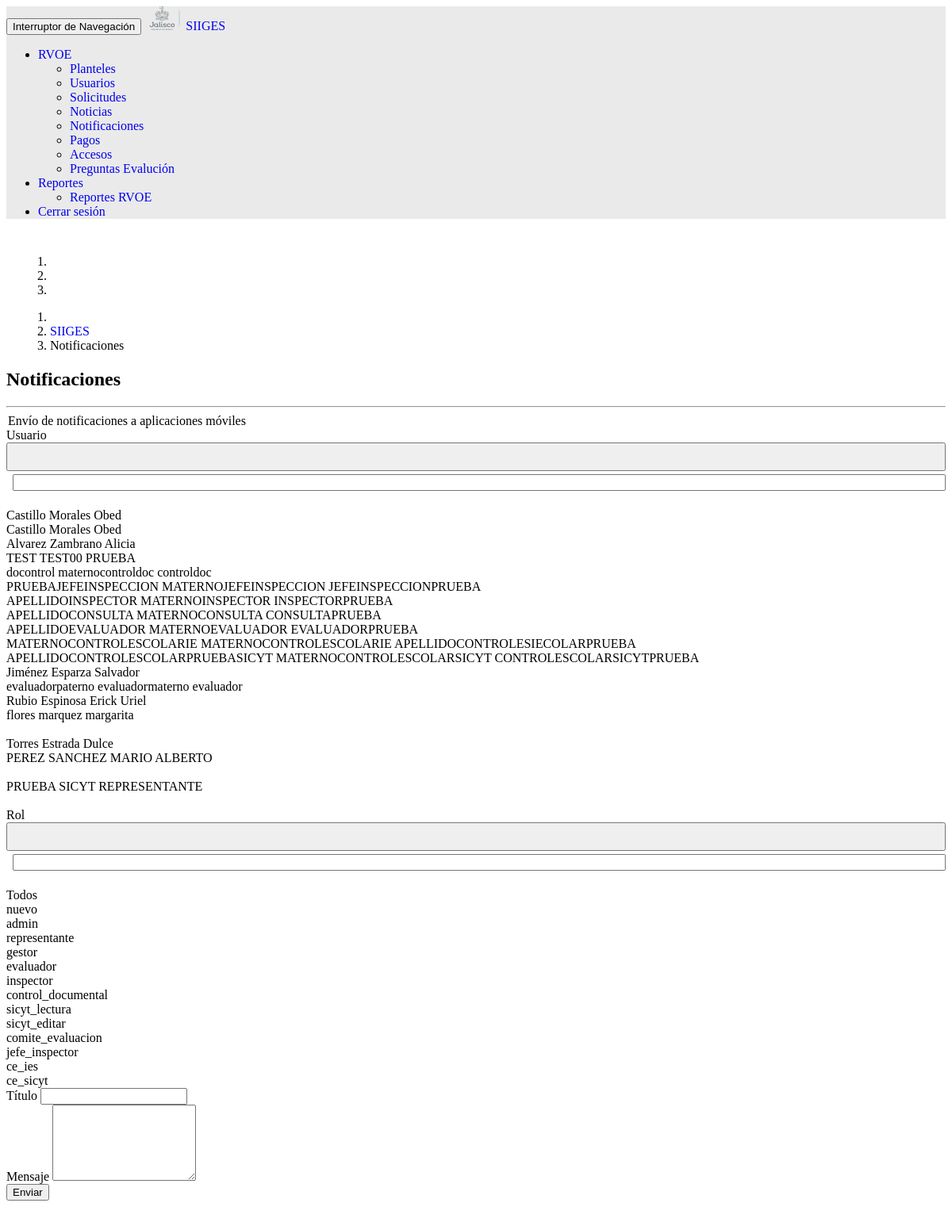
Screenshot of /views/notificaciones.php (signed in) with the database file from the repository.
### tables this page shows
CREATE TABLE `personas` (
  `id` int(11) NOT NULL,
  `domicilio_id` int(11) DEFAULT NULL,
  `nombre` varchar(255) NOT NULL,
  `apellido_paterno` varchar(255) NOT NULL,
  `apellido_materno` varchar(255) DEFAULT NULL,
  `fecha_nacimiento` date DEFAULT NULL,
  `sexo` varchar(255) DEFAULT NULL,
  `nacionalidad` varchar(255) DEFAULT NULL,
  `correo` varchar(255) DEFAULT NULL,
  `telefono` varchar(255) DEFAULT NULL,
  `celular` varchar(255) DEFAULT NULL,
  `curp` varchar(255) DEFAULT NULL,
  `rfc` varchar(255) DEFAULT NULL,
  `ine` varchar(255) DEFAULT NULL,
  `titulo_cargo` varchar(255) DEFAULT NULL,
  `fotografia` varchar(255) DEFAULT NULL,
  `created_at` timestamp NULL DEFAULT NULL,
  `updated_at` timestamp NULL DEFAULT NULL,
  `deleted_at` timestamp NULL DEFAULT NULL
);

CREATE TABLE `roles` (
  `id` int(11) NOT NULL,
  `nombre` varchar(255) NOT NULL,
  `descripcion` varchar(255) DEFAULT NULL,
  `created_at` timestamp NULL DEFAULT NULL,
  `updated_at` timestamp NULL DEFAULT NULL,
  `deleted_at` timestamp NULL DEFAULT NULL
);

### models/base-general.php (called while the page is built, shortened)
<?php
  class General
  {
    public function __construct( )
    {
      $this->mysqli = new mysqli( DB_HOST, DB_USER, DB_PASS, DB_NAME );
    }
  }
?>

### models/base-catalogo.php (called while the page is built, shortened)
<?php
  class Catalogo extends Registro
  {
    public function consultarTodosCatalogo( $tabla )
    {
			$sql = "select * from $tabla where deleted_at is null order by id";
			$res = $this->mysqli->query( $sql );
      $max = $res->num_rows;
			$resultado = array( );
      for( $i=0; $i<$max; $i++ )
      {
				$res->data_seek( $i );
				foreach( $res->fetch_fields( ) as $valor )
				{
					$resultado[$i]["{$valor->name}"] = $this->{$valor->name};
        }
      }
			return array(
			"status"=>"200",
			"message"=>"OK",
			"data"=>$resultado );
    }
		public function consultarIdCatalogo( $tabla )
    {
			$sql = "select * from  $tabla where id='$this->id'";
			$res = $this->mysqli->query( $sql );
      $max = $res->num_rows;
			$this->id = null;
			$resultado = array( );
      if( $max>0 )
      {
				$res->data_seek( 0 );
				foreach( $res->fetch_fields( ) as $valor )
				{
					$resultado["{$valor->name}"] = $this->{$valor->name};
        }
				$resultado = array(
				"status"=>"200",
				"message"=>"OK",
				"data"=>$resultado );
      }
			else
			{
        $resultado = array(
				"status"=>"404",
				"message"=>"No existe el id.",
				"data"=>"" );
      }
			return $resultado;
    }
  }
?>

### models/modelo-usuario.php (called while the page is built, shortened)
<?php
  require_once "base-catalogo.php";
  require_once "modelo-persona.php";
  require_once "modelo-rol.php";
  class Usuario extends Catalogo
  {
    public function consultarTodos( )
    {
      $resultado = parent::consultarTodosCatalogo( TABLA_USUARIOS );
			if( $resultado["status"]!="404" )
			{
				foreach( $resultado["data"] as $clave=>$usuario )
				{
					if(	$usuario["persona_id"] )
					{
						$persona = new Persona( );
						$persona->setAttributes( ["id"=>$usuario["persona_id"]] );
						$resultadoPersona = $persona->consultarId( );
						$resultado["data"][$clave]["persona"] = $resultadoPersona["data"];
					}
					if( $usuario["rol_id"] )
					{
						$rol = new Rol( );
						$rol->setAttributes( ["id"=>$usuario["rol_id"]] );
						$resultadoRol = $rol->consultarId( );
						$resultado["data"][$clave]["rol"] = $resultadoRol["data"];
					}
				}
			}
			return $resultado;
    }
  }
?>

### models/modelo-persona.php (called while the page is built, shortened)
<?php
  require_once "base-catalogo.php";
  class Persona extends Catalogo
  {
		public function consultarId( )
    {
      $resultado = parent::consultarIdCatalogo( TABLA_PERSONAS );
			return $resultado;
    }
  }
?>

### models/modelo-rol.php (called while the page is built, shortened)
<?php
  require_once "base-catalogo.php";
  class Rol extends Catalogo
  {
    public function consultarTodos( )
    {
      $resultado = parent::consultarTodosCatalogo( TABLA_ROLES );
			return $resultado;
    }
		public function consultarId( )
    {
      $resultado = parent::consultarIdCatalogo( TABLA_ROLES );
			return $resultado;
    }
  }
?>

### views/notificaciones.php (the view, shortened to what this page needs)
<?php
	require_once "../models/modelo-usuario.php";
	require_once "../models/modelo-persona.php";
	require_once "../models/modelo-rol.php";
?>
<!DOCTYPE html>
<html>
<head>
	<link href="https://framework-gb.cdn.gob.mx/assets/styles/main.css" rel="stylesheet">
	<link rel="stylesheet" type="text/css" href="https://cdn.datatables.net/1.10.19/css/jquery.dataTables.css">
	<link rel="stylesheet" type="text/css" href="../css/bootstrap-select.min.css">
	<link rel="stylesheet" href="https://code.jquery.com/ui/1.12.1/themes/base/jquery-ui.css">
	<link rel="stylesheet" type="text/css" href="../css/estilos.css">
</head>
<body>
	<?php require_once "menu.php"; ?>
	<div class="container">
		<section class="main row margin-section-formularios">
			<div class="row" style="padding-left: 15px; padding-right: 15px;">
				<div class="col-sm-12 col-md-12 col-lg-12">
					<ol class="breadcrumb pull-right">
						<li><i class="icon icon-user"></i></li>
						<li><?php echo $_SESSION["nombre_rol"]; ?></li>
						<li class="active"><?php echo $_SESSION["nombre"]." ".$_SESSION["apellido_paterno"]." ".$_SESSION["apellido_materno"]; ?></li>
					</ol>
					<ol class="breadcrumb pull-left">
						<li><i class="icon icon-home"></i></li>
						<li><a href="home.php">SIIGES</a></li>
						<li class="active">Notificaciones</li>
					</ol>
				</div>
			</div>
			<form name="form1" method="post" action="../controllers/control-usuario.php">
			<div class="col-sm-12 col-md-12 col-lg-12">
				<h2 id="txtNombre">Notificaciones</h2>
				<hr class="red">
				<div class="row">
          <div class="col-sm-12">
						<legend>Env&iacute;o de notificaciones a aplicaciones m&oacute;viles</legend>
					</div>
				</div>
				<div class="row">
          <div class="col-sm-8">
            <div class="form-group">
							<label class="txt-label1" for="usuario_id">Usuario</label>
							<select id="usuario_id" name="usuario_id" class="selectpicker" data-live-search="true" data-width="100%" data-size="8">
								<?php
									$usuario = new Usuario( );
									$usuario->setAttributes( array( ) );
									$resultadoUsuario = $usuario->consultarTodos( );
									$max = count( $resultadoUsuario["data"] );
									for( $i=1; $i<$max; $i++ )
									{
										$parametros["id"] = $resultadoUsuario["data"][$i]["persona_id"];
										$persona = new Persona( );
										$persona->setAttributes( $parametros );
										$resultadoPersona = $persona->consultarId( );
										echo "<option value='".$resultadoUsuario["data"][$i]["id"]."'>".$resultadoPersona["data"]["apellido_paterno"]." ".$resultadoPersona["data"]["apellido_materno"]." ".$resultadoPersona["data"]["nombre"]."</option>";
									}
								?>
							</select>
						</div>
          </div>
        </div>
				<div class="row">
          <div class="col-sm-8">
            <div class="form-group">
							<label class="txt-label1" for="rol_id">Rol</label>
							<select id="rol_id" name="rol_id" class="selectpicker" data-live-search="true" data-width="100%" data-size="8">
								<option value="-1">Todos</option>
								<?php
									$rol = new Rol( );
									$rol->setAttributes( array( ) );
									$resultadoRol = $rol->consultarTodos( );
									$max = count( $resultadoRol["data"] );
									for( $i=0; $i<$max; $i++ )
									{
										echo "<option value='".$resultadoRol["data"][$i]["id"]."'>".$resultadoRol["data"][$i]["nombre"]."</option>";
									}
								?>
							</select>
						</div>
          </div>
        </div>
				<div class="row">
          <div class="col-sm-12">
            <div class="form-group">
							<label class="control-label" for="titulo">T&iacute;tulo</label>
							<input type="text" id="titulo" name="titulo" value="<?php if(isset($resultadoNoticia)){echo $resultadoNoticia["data"]["titulo"];} ?>" maxlength="255" class="form-control" required />
						</div>
          </div>
        </div>
				<div class="row">
          <div class="col-sm-12">
            <div class="form-group">
							<label class="control-label" for="mensaje">Mensaje</label>
							<textarea id="mensaje" name="mensaje" rows="6" class="form-control" required><?php if(isset($resultadoNoticia)){echo $resultadoNoticia["data"]["descripcion"]; }?></textarea>
						</div>
          </div>
        </div>
				<div class="row">
          <div class="col-sm-12">
            <div class="form-group">
							<input type="submit" id="submit" name="submit" value="Enviar" class="btn btn-primary" />
						</div>
          </div>
        </div>
			</div>
			</form>
		</section>
	</div>
</body>
</html>

### views/menu.php (shortened to what this page needs)
<?php
require_once "../models/modelo-rol.php";
?>
<header>
    <div class="container">
        <nav class="navbar navbar-inverse sub-navbar navbar-fixed-top">
            <div class="container">
                <div class="navbar-header">
                    <button type="button" class="navbar-toggle collapsed" data-toggle="collapse" data-target="#subenlaces">
                        <span class="sr-only">Interruptor de Navegación</span>
                    </button>
                    <a id="navImgJalisco" class="navbar-brand" href="home.php"><img src="../images/jalisco-logo.png" height="30"></a>
                    <a id="navLetrasSiiga" class="navbar-brand" href="home.php">SIIGES</a>
                </div>
                <div class="collapse navbar-collapse" id="subenlaces">
                    <ul class="nav navbar-nav navbar-right">
                        <?php if(Rol::ROL_ADMIN == $_SESSION["rol_id"] ): ?>
				        <li class="dropdown">
				            <a href="#" class="dropdown-toggle" data-toggle="dropdown" role="button" aria-expanded="false"><span class="glyphicon glyphicon-cog"></span>RVOE<span class="caret"></span></a>
				            <ul class="dropdown-menu" role="menu">
				    	        <li><a href="planteles.php">Planteles</a></li>
				    	        <li><a href="usuarios.php">Usuarios</a></li>
				    	        <li><a href="solicitudes.php">Solicitudes</a></li>
				    	        <li><a href="noticias.php">Noticias</a></li>
				    	        <li><a href="notificaciones.php">Notificaciones</a></li>
				    	        <li><a href="alta-pagos.php">Pagos</a></li>
				    	        <li><a href="alta-modulos-roles.php">Accesos</a></li>
                      <li><a href="preguntas_evaluacion.php">Preguntas Evalución</a></li>
				            </ul>
				        </li>
                        <li class="dropdown">
				            <a href="#" class="dropdown-toggle" data-toggle="dropdown" role="button" aria-expanded="false"><span class="glyphicon-status"></span>Reportes<span class="caret"></span></a>
				            <ul class="dropdown-menu" role="menu">
				    	        <li><a href="reportes-rvoe.php">Reportes RVOE</a></li>
				            </ul>
				        </li>
                        <?php endif;?>
                        <li><a id="navCerrar" href="../logout.php"><span class="glyphicon glyphicon-log-out"></span>Cerrar sesi&oacute;n</a></li>
                    </ul>
                </div>
            </div>
        </nav>
    </div>
</header>

### css/estilos.css (style rules this page uses)
a { text-decoration: none; }
.margin-section-formularios { margin-top: 45px; margin-bottom: 40px; }
.sub-navbar .navbar-collapse { background-color: #eaeaea; }
.sub-navbar { background: #eaeaea; }

### rows the page displays
personas: apellido_paterno "Castillo", apellido_materno "Morales", nombre "Obed"
personas: apellido_paterno "Alvarez", apellido_materno "Zambrano", nombre "Alicia"
personas: apellido_paterno "TEST", apellido_materno "TEST00", nombre "PRUEBA"
personas: apellido_paterno "docontrol", apellido_materno "maternocontroldoc", nombre "controldoc"
personas: apellido_paterno "PRUEBAJEFEINSPECCION", apellido_materno "MATERNOJEFEINSPECCION", nombre "JEFEINSPECCIONPRUEBA"
personas: apellido_paterno "APELLIDOINSPECTOR", apellido_materno "MATERNOINSPECTOR", nombre "INSPECTORPRUEBA"
personas: apellido_paterno "APELLIDOCONSULTA", apellido_materno "MATERNOCONSULTA", nombre "CONSULTAPRUEBA"
personas: apellido_paterno "APELLIDOEVALUADOR", apellido_materno "MATERNOEVALUADOR", nombre "EVALUADORPRUEBA"
personas: apellido_paterno "MATERNOCONTROLESCOLARIE", apellido_materno "MATERNOCONTROLESCOLARIE", nombre "APELLIDOCONTROLESIECOLARPRUEBA"
personas: apellido_paterno "APELLIDOCONTROLESCOLARPRUEBASICYT", apellido_materno "MATERNOCONTROLESCOLARSICYT", nombre "CONTROLESCOLARSICYTPRUEBA"
personas: apellido_paterno "Jiménez", apellido_materno "Esparza", nombre "Salvador"
personas: apellido_paterno "evaluadorpaterno", apellido_materno "evaluadormaterno", nombre "evaluador"
personas: apellido_paterno "Rubio", apellido_materno "Espinosa", nombre "Erick Uriel"
personas: apellido_paterno "flores", apellido_materno "marquez", nombre "margarita"
personas: apellido_paterno "Torres", apellido_materno "Estrada", nombre "Dulce"
personas: apellido_paterno "PEREZ", apellido_materno "SANCHEZ", nombre "MARIO ALBERTO"
personas: apellido_paterno "PRUEBA", apellido_materno "SICYT", nombre "REPRESENTANTE"
roles: nombre "nuevo"
roles: nombre "admin"
roles: nombre "representante"
roles: nombre "gestor"
roles: nombre "evaluador"
roles: nombre "inspector"
roles: nombre "control_documental"
roles: nombre "sicyt_lectura"
roles: nombre "sicyt_editar"
roles: nombre "comite_evaluacion"
roles: nombre "jefe_inspector"
roles: nombre "ce_ies"
roles: nombre "ce_sicyt"
